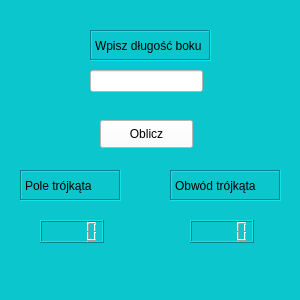
<?xml version="1.0" encoding="UTF-8"?>
<ui version="4.0">
 <class>Rownoboczny</class>
 <widget class="QWidget" name="Rownoboczny">
  <property name="geometry">
   <rect>
    <x>0</x>
    <y>0</y>
    <width>300</width>
    <height>300</height>
   </rect>
  </property>
  <property name="minimumSize">
   <size>
    <width>300</width>
    <height>300</height>
   </size>
  </property>
  <property name="maximumSize">
   <size>
    <width>300</width>
    <height>300</height>
   </size>
  </property>
  <property name="windowTitle">
   <string>Form</string>
  </property>
  <property name="styleSheet">
   <string notr="true">background:rgb(11, 198, 205)</string>
  </property>
  <widget class="QLabel" name="label">
   <property name="geometry">
    <rect>
     <x>90</x>
     <y>30</y>
     <width>121</width>
     <height>31</height>
    </rect>
   </property>
   <property name="styleSheet">
    <string notr="true">labelcolor:rgb(204, 204, 204)</string>
   </property>
   <property name="frameShape">
    <enum>QFrame::Box</enum>
   </property>
   <property name="frameShadow">
    <enum>QFrame::Sunken</enum>
   </property>
   <property name="lineWidth">
    <number>1</number>
   </property>
   <property name="midLineWidth">
    <number>0</number>
   </property>
   <property name="text">
    <string>Wpisz długość boku</string>
   </property>
   <property name="wordWrap">
    <bool>false</bool>
   </property>
   <property name="textInteractionFlags">
    <set>Qt::LinksAccessibleByMouse</set>
   </property>
  </widget>
  <widget class="QLineEdit" name="lineEdit">
   <property name="geometry">
    <rect>
     <x>90</x>
     <y>70</y>
     <width>113</width>
     <height>22</height>
    </rect>
   </property>
   <property name="styleSheet">
    <string notr="true">background:rgb(255, 255, 255)</string>
   </property>
  </widget>
  <widget class="QPushButton" name="obliczButton">
   <property name="geometry">
    <rect>
     <x>100</x>
     <y>120</y>
     <width>93</width>
     <height>28</height>
    </rect>
   </property>
   <property name="styleSheet">
    <string notr="true">background:rgb(255, 255, 255)</string>
   </property>
   <property name="text">
    <string>Oblicz</string>
   </property>
  </widget>
  <widget class="QLabel" name="label_2_pole">
   <property name="geometry">
    <rect>
     <x>20</x>
     <y>170</y>
     <width>101</width>
     <height>31</height>
    </rect>
   </property>
   <property name="styleSheet">
    <string notr="true">labelcolor:rgb(204, 204, 204)</string>
   </property>
   <property name="frameShape">
    <enum>QFrame::Box</enum>
   </property>
   <property name="frameShadow">
    <enum>QFrame::Sunken</enum>
   </property>
   <property name="lineWidth">
    <number>1</number>
   </property>
   <property name="midLineWidth">
    <number>0</number>
   </property>
   <property name="text">
    <string>Pole trójkąta</string>
   </property>
   <property name="wordWrap">
    <bool>false</bool>
   </property>
   <property name="textInteractionFlags">
    <set>Qt::LinksAccessibleByMouse</set>
   </property>
  </widget>
  <widget class="QLabel" name="label_3_obwod">
   <property name="geometry">
    <rect>
     <x>170</x>
     <y>170</y>
     <width>111</width>
     <height>31</height>
    </rect>
   </property>
   <property name="styleSheet">
    <string notr="true">labelcolor:rgb(204, 204, 204)</string>
   </property>
   <property name="frameShape">
    <enum>QFrame::Box</enum>
   </property>
   <property name="frameShadow">
    <enum>QFrame::Sunken</enum>
   </property>
   <property name="lineWidth">
    <number>1</number>
   </property>
   <property name="midLineWidth">
    <number>0</number>
   </property>
   <property name="text">
    <string>Obwód trójkąta</string>
   </property>
   <property name="wordWrap">
    <bool>false</bool>
   </property>
   <property name="textInteractionFlags">
    <set>Qt::LinksAccessibleByMouse</set>
   </property>
  </widget>
  <widget class="QLCDNumber" name="lcdPole">
   <property name="geometry">
    <rect>
     <x>40</x>
     <y>220</y>
     <width>64</width>
     <height>23</height>
    </rect>
   </property>
  </widget>
  <widget class="QLCDNumber" name="lcdObwod">
   <property name="geometry">
    <rect>
     <x>190</x>
     <y>220</y>
     <width>64</width>
     <height>23</height>
    </rect>
   </property>
  </widget>
 </widget>
 <resources/>
 <connections/>
</ui>
